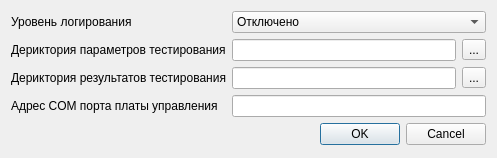
<?xml version="1.0" encoding="UTF-8"?>
<ui version="4.0">
 <class>settings_wnd</class>
 <widget class="QWidget" name="settings_wnd">
  <property name="geometry">
   <rect>
    <x>0</x>
    <y>0</y>
    <width>497</width>
    <height>158</height>
   </rect>
  </property>
  <property name="windowTitle">
   <string>Настройка приложения</string>
  </property>
  <layout class="QVBoxLayout" name="verticalLayout">
   <item>
    <layout class="QGridLayout" name="gridLayout">
     <item row="1" column="1">
      <layout class="QHBoxLayout" name="horizontalLayout">
       <item>
        <widget class="QLineEdit" name="TestingParams">
         <property name="sizePolicy">
          <sizepolicy hsizetype="Expanding" vsizetype="Fixed">
           <horstretch>0</horstretch>
           <verstretch>0</verstretch>
          </sizepolicy>
         </property>
         <property name="readOnly">
          <bool>true</bool>
         </property>
         <property name="clearButtonEnabled">
          <bool>false</bool>
         </property>
        </widget>
       </item>
       <item>
        <widget class="QToolButton" name="TestParamsButton">
         <property name="text">
          <string>...</string>
         </property>
        </widget>
       </item>
      </layout>
     </item>
     <item row="2" column="1">
      <layout class="QHBoxLayout" name="horizontalLayout_2">
       <item>
        <widget class="QLineEdit" name="TestingResults"/>
       </item>
       <item>
        <widget class="QToolButton" name="toolButton_2">
         <property name="text">
          <string>...</string>
         </property>
        </widget>
       </item>
      </layout>
     </item>
     <item row="2" column="0">
      <widget class="QLabel" name="label">
       <property name="text">
        <string>Дериктория результатов тестирования</string>
       </property>
      </widget>
     </item>
     <item row="3" column="0">
      <widget class="QLabel" name="label_5">
       <property name="text">
        <string>Адрес COM порта платы управления</string>
       </property>
      </widget>
     </item>
     <item row="0" column="0">
      <widget class="QLabel" name="label_3">
       <property name="text">
        <string>Уровень логирования</string>
       </property>
      </widget>
     </item>
     <item row="0" column="1">
      <widget class="QComboBox" name="LogLevel">
       <item>
        <property name="text">
         <string>Отключено</string>
        </property>
       </item>
       <item>
        <property name="text">
         <string>Информация</string>
        </property>
       </item>
       <item>
        <property name="text">
         <string>Ошибки</string>
        </property>
       </item>
       <item>
        <property name="text">
         <string>Предупреждения</string>
        </property>
       </item>
       <item>
        <property name="text">
         <string>Все</string>
        </property>
       </item>
      </widget>
     </item>
     <item row="1" column="0">
      <widget class="QLabel" name="label_2">
       <property name="text">
        <string>Дериктория параметров тестирования</string>
       </property>
      </widget>
     </item>
     <item row="3" column="1">
      <widget class="QLineEdit" name="ComAddr"/>
     </item>
    </layout>
   </item>
   <item>
    <widget class="QDialogButtonBox" name="buttonBox">
     <property name="standardButtons">
      <set>QDialogButtonBox::Cancel|QDialogButtonBox::Ok</set>
     </property>
    </widget>
   </item>
  </layout>
 </widget>
 <resources/>
 <connections/>
</ui>
